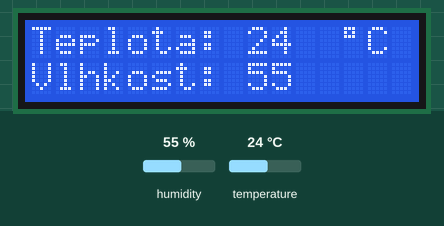
The sketch below on a simulated Arduino Uno, built with avr-gcc and run on an emulated ATmega328P. Shown: 16×2 character LCD. The test bench sets the inputs (shaded band); at power-on: humidity 55 %, temperature 24 °C.

Above: at 1.2 s.
1.3 s: humidity set to 22 %
At 2.6 s:
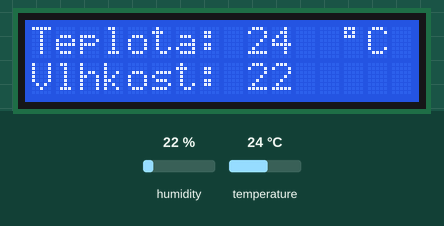
3.1 s: temperature set to 12 °C
At 4.1 s:
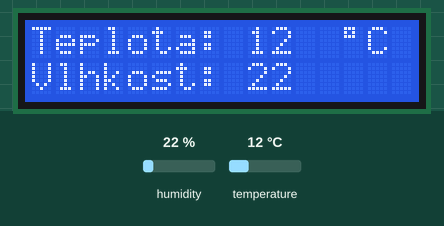
4.7 s: humidity set to 40 %
At 5.5 s:
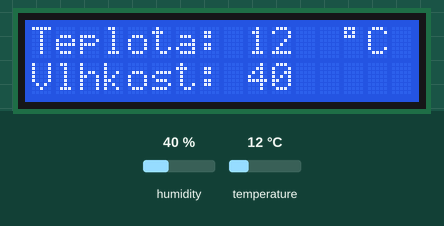
6.3 s: temperature set to 19 °C
At 7.0 s:
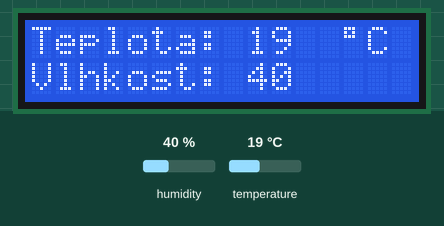
Timing chart, 0 to 8.8 s (numbered marks = the images above; inputs shaded):
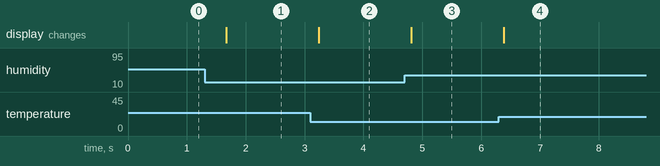

The sketch:

_03_termocidlo_LCD.ino
```cpp
#include <dht11.h>
#include <LiquidCrystal.h>


int rsPin = 5;
int ePin = 6;
int d4Pin = 7;
int d5Pin = 8;
int d6Pin = 9;
int d7Pin = 10;

LiquidCrystal LCD(rsPin, ePin, d4Pin, d5Pin, d6Pin, d7Pin);

dht11 cidlo;

int dhtpin = 4;

void setup()
{
  LCD.begin(16,2);
  LCD.clear();
  LCD.setCursor(0,0);
  LCD.print("Teplota: ");

  LCD.setCursor(0,1);
  LCD.print("Vlhkost: ");
}

void loop()
{
  cidlo.read(dhtpin);

  LCD.setCursor(9,0);
  LCD.print(cidlo.temperature);
  LCD.setCursor(13,0);
  LCD.print((char)223);
  LCD.print("C");

  LCD.setCursor(9,1);
  LCD.print(cidlo.humidity);

  delay(500);
}
```

Measured:
- after the input at 1.3 s, the display: changes after 0.37 s (image 1)
- after the input at 3.1 s, the display: changes after 0.14 s (image 2)
- after the input at 4.7 s, the display: changes after 0.11 s (image 3)
- after the input at 6.3 s, the display: changes after 0.09 s (image 4)
